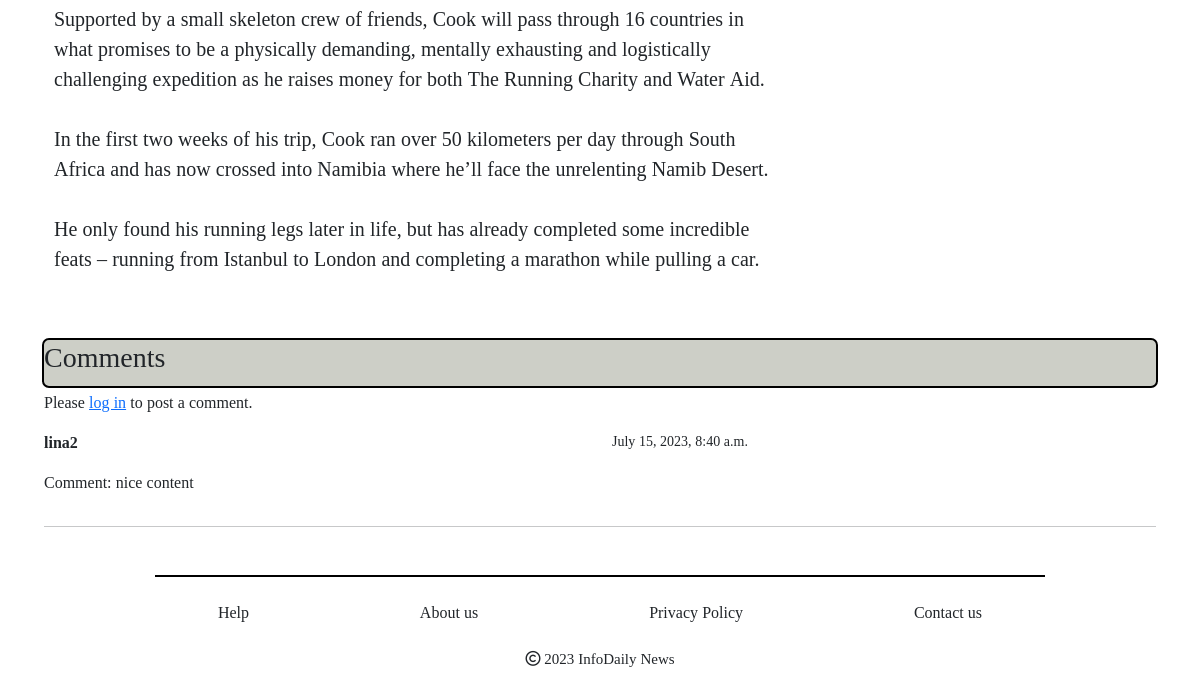
The app's page /news_single/18/ (lower part), older data.
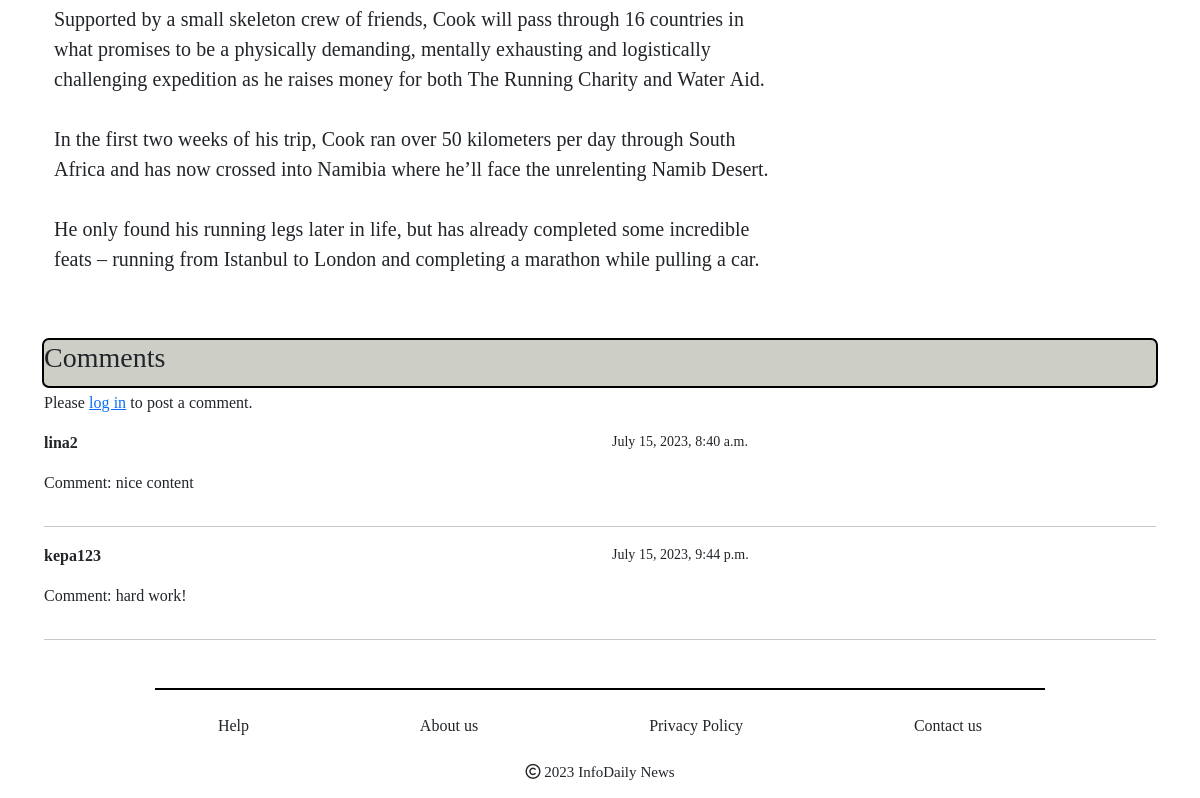
The same page, newer data.
### portal/models.py (models this page shows, shortened)
class Comment(models.Model):
    text = models.TextField()
    user = models.ForeignKey(User, on_delete=models.CASCADE)
    created_at = models.DateTimeField(auto_now_add=True)
    news = models.ForeignKey(News, on_delete=models.CASCADE, null=True)

### portal/views.py (the view)
# urls.py: path('news_single/<int:id>/', news_single, name='news_single'),
def news_single(request, id):
    news = News.objects.get(id=id)
    comments = news.comment_set.all()  # Assuming the related name in the Comment model is 'comment_set'
    context = {
        'news_detail': news,
        'comments': comments,
    }
    return render(request, 'user/categoryNews.html', context)

### templates/user/categoryNews.html (shortened to what this page needs)
{% extends './root.html' %}
{% load static %}
{% block content %}
<section>
    <div class="container">
        <div class="row">
            <div class="col-12 col-md-8 mb-3">
                <p class="new">{{ news_detail.long_desc|linebreaksbr }}</p>
            </div>
            <div class="col-12 col-md-4 justify-content-end">
            </div>
        </div>
    </div>
</section>
<div class="mt-3">
    <div class="comment mb-5 mt-3">
        <h3>Comments</h3>
        {% if user.is_authenticated %}
        <form class="mt-3" method="POST" action="{% url 'post_comment' news_detail.id %}">
            {% csrf_token %}
            <input type="hidden" name="news_id" value="{{ news_detail.id }}">
            <textarea class="col-sm-12" name="comment" cols="67" rows="5" placeholder="Write your comment.." style="border-radius: 8px;"></textarea>
            <div class="d-flex align-items-end">
                <div class="col-6"></div>
                <div class="col-6">
                    <button type="submit" class="mt-2" style="border: 1px solid black; background-color: rgb(212, 212, 209); height: 40px; border-radius: 7px; margin-left: 80%; overflow: hidden;">
                        Submit
                    </button>
                </div>
            </div>
        </form>
        {% else %}
            <p class="mt-3">Please <a href="{% url 'login' %}">log in</a> to post a comment.</p>
        {% endif %}
        {% for comment in comments %}
        <div class="row mt-3">
            <div class="col">
                <div class="row">
                    <p class="col"><b>{{ comment.user.username }}</b></p>
                    <p class="col small">{{ comment.created_at }}</p>
                </div>
                <p>Comment: {{ comment.text }}</p>
            </div>
        </div>
        <hr>
        {% empty %}
            <p class="mt-4">No comments yet.</p>
        {% endfor %}
        <div class="" style=" position: relative;
                    left: 50%;
                    transform: translate(-50%, 0); bottom: 0;">
                    <div class="col align-item-center mt-5" style=" border: 1px solid black; width: 80%; margin: 0 auto;"> </div>
                            <div class="footer">
                                <div class="card text-center" style="border: none;" >
                                    <div class="card-body d-flex justify-content-evenly">
                                        <a href="/help" class="btn ">Help</a>
                                        <a href="/aboutus" class="btn ">About us</a>
                                        <a href="/privacy" class="btn ">Privacy Policy</a>
                                        <a href="/contact" class="btn ">Contact us</a>
                                    </div>
                                    <p style="font-size: 15px;">
                                        <i class="fa-regular fa-copyright"></i>
                                            2023 InfoDaily News</p>
                                </div>
                            </div>
            </div>
    </div>
</div>
{% endblock %}

Row changes from the older to the newer data that the page shows:
added Comment: user.username "kepa123", created_at "July 15, 2023, 9:44 p.m.", text "hard work!"
